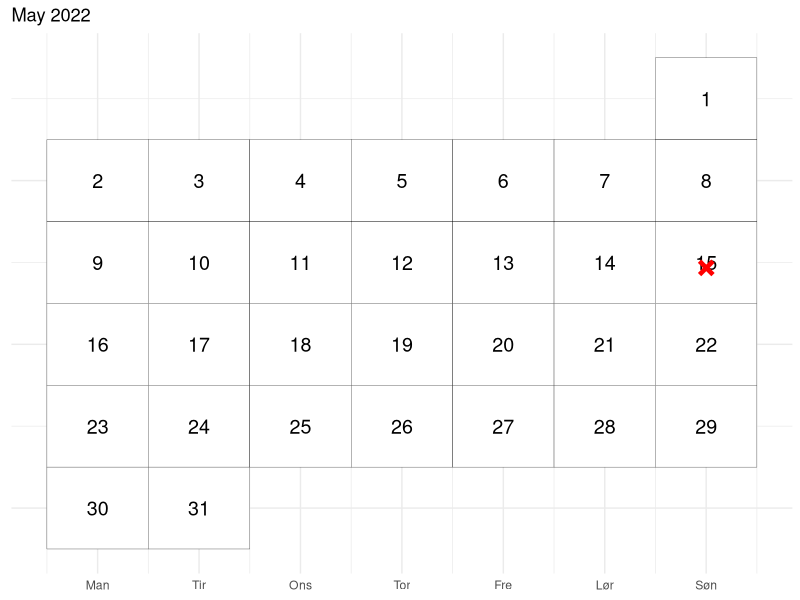

Write the R code that produced this figure.
library(ggplot2)
library(lubridate)

# Parametre
year <- 2022
month <- 5
special_date <- as.Date("2022-05-15")  # Datoen, hvor der skal sættes et rødt kryds

# Bestem første og sidste dag i måneden
first_date <- as.Date(paste(year, month, "1", sep = "-"))
last_date <- ceiling_date(first_date, "month") - days(1)

# Opret en data frame med alle datoer i måneden
dates <- seq(first_date, last_date, by = "day")
calendar_df <- data.frame(date = dates)
calendar_df$day <- day(calendar_df$date)
calendar_df$wday <- wday(calendar_df$date, week_start = 1)  # Mandag = 1

# Beregn hvilken uge i måneden dagen tilhører
first_wday <- wday(first_date, week_start = 1)
calendar_df$week <- ceiling((calendar_df$day + first_wday - 1) / 7)

# Plot kalenderen
p <- ggplot(calendar_df, aes(x = wday, y = -week)) + 
  geom_tile(fill = "white", color = "black") +
  geom_text(aes(label = day), size = 5) +
  scale_x_continuous(breaks = 1:7, labels = c("Man", "Tir", "Ons", "Tor", "Fre", "Lør", "Søn")) +
  theme_minimal() +
  labs(title = paste(month.name[month], year)) +
  theme(axis.title = element_blank(), 
        axis.text.y = element_blank(), 
        axis.ticks = element_blank())

# Hvis special_date er i den viste måned, tilføj et rødt kryds
if (special_date >= first_date && special_date <= last_date) {
  special_day <- day(special_date)
  special_wday <- wday(special_date, week_start = 1)
  special_week <- ceiling((special_day + first_wday - 1) / 7)
  
  p <- p + annotate("text", 
                    x = special_wday, 
                    y = -special_week, 
                    label = "×", 
                    color = "red", 
                    size = 10, 
                      fontface = "bold")
}

print(p)
